Frame 1 (no input): blank canvas, image omitted
Frame 60 (no input): blank canvas, image omitted
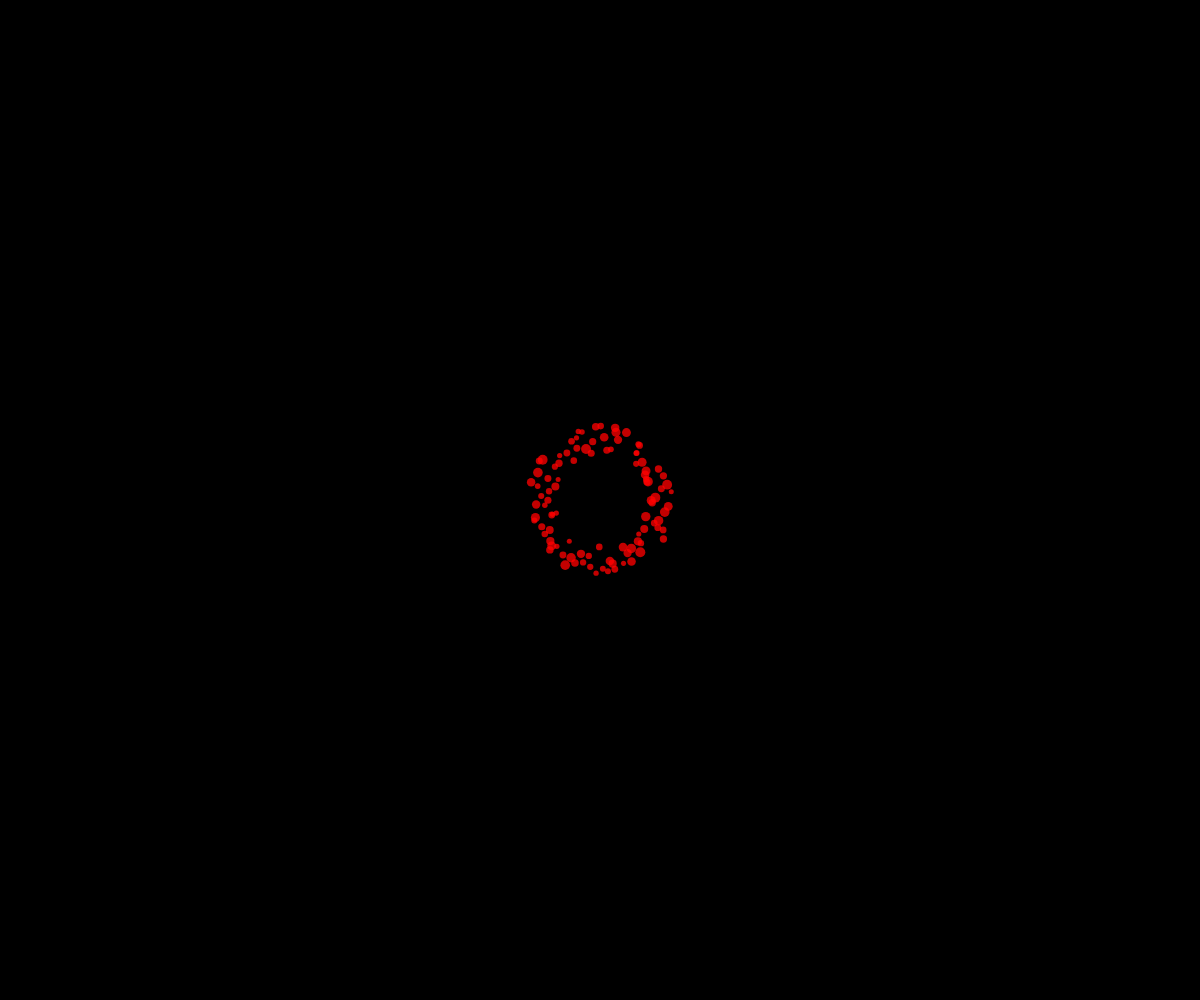
Frame 120 (the mouse pressed at the canvas centre since frame 60)

The p5.js sketch whose frames 1 and 60 were blank and that drew this single picture after the mouse press (run headless with seeded random() and noise() and a simulated clock; from frame 60 on, the mouse is pressed at the canvas centre):

// p5.js sketch
// ── sketch.js
// Fireworks OOP Demo

let fireworks = [];

function setup() {
  createCanvas(windowWidth, windowHeight);
}

function draw() {
  background(0);

  for (let i = fireworks.length - 1; i >= 0; i --) {
    if (fireworks[i].isDead()) {
      fireworks.splice(i, 1);
    }
    else {
      fireworks[i].move();
      fireworks[i].display();
    }
  }
}

function mousePressed() {
  angleMode(DEGREES);
  let theta = 0;

  for (let i = 0; i < 100; i++) {
    let dx = cos(theta + random(-1, 1)) * random(0.75, 1.25);
    let dy = sin(theta + random(-1, 1)) * random(0.75, 1.25);

    let myParticle = new Particle(mouseX, mouseY, dx, dy);
    fireworks.push(myParticle);

    theta += (360 / 100);
  }
}

class Particle {
  constructor(x, y, dx, dy) {
    this.x = x;
    this.y = y;
    this.size = random(5, 10);
    this.alpha = 255;

    // this.r = random(255);
    // this.g = random(255);
    // this.b = random(255);
    this.theColor = color(255, 0, 0, this.alpha);

    this.dx = dx; //random(-5, 5);
    this.dy = dy; //random(-5, 5);
  }

  display() {
    noStroke();
    fill(this.theColor);
    circle(this.x, this.y, this.size);
  }

  move() {
    this.alpha--;
    this.theColor = color(255, 0, 0, this.alpha);

    this.x += this.dx;
    this.y += this.dy;
  }

  isDead() {
    return this.alpha < 0;
  }
}
